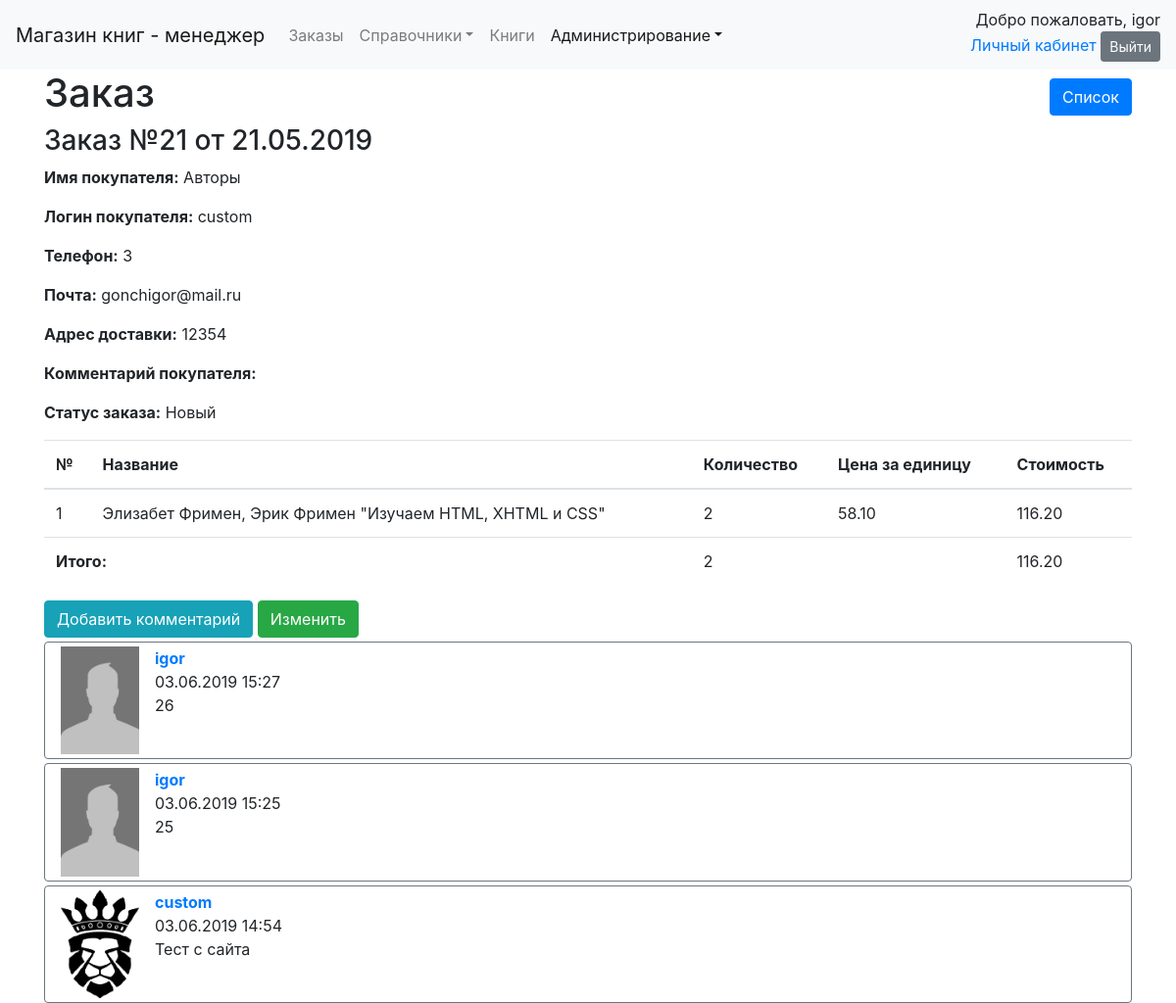
Screenshot of /order/all/21/ (signed in) with the database file from the repository.
### orderapp/models.py (models this page shows, shortened)
class Order(models.Model):
    cart = models.ForeignKey(Cart, on_delete=models.PROTECT, verbose_name='корзина', related_name='order',
                             related_query_name='order')
    status = models.ForeignKey(OrderStatus, on_delete=models.PROTECT, verbose_name='статус', related_name='order',
                               related_query_name='order')
    name = models.CharField(verbose_name='имя', max_length=50, help_text='Как к вам обращаться?')
    phone = models.CharField(max_length=15, verbose_name='телефон', help_text='Телефон для связи: +375(29)000-00-00')
    email = models.EmailField(verbose_name='email', blank=True, null=True,
                              help_text='Электронная почта: example@domain.com')
    delivery_adress = models.TextField(verbose_name='Адрес доставки',
                                       help_text='Пример: г. Минск, ул. Звездная, д. 1, кв. 7')
    comments = models.TextField(verbose_name='комментарий', blank=True, null=True)
    date_create = models.DateTimeField("Дата создания", auto_now_add=True, )
    date_update = models.DateTimeField("Дата последнего изменения", auto_now=True)
    user_comments = GenericRelation(Comment, related_query_name='order')
    def __str__(self):
        return "Заказ №" + str(self.pk) + " от " + self.date_create.strftime("%d.%m.%Y")
    @classmethod
    def get_list_url(cls):
        return reverse_lazy('order_list')
    class Meta:
        verbose_name = 'заказ'
        verbose_name_plural = 'заказы'
        permissions = [('manager', 'is_manager'), ]

### cartapp/models.py (models this page shows)
class Cart(models.Model):
    user = models.ForeignKey(User, on_delete=models.CASCADE, related_name='cart', related_query_name='cart', blank=True,
                             null=True)
    date_create = models.DateTimeField("Дата создания", auto_now_add=True, )
    date_update = models.DateTimeField("Дата последнего изменения", auto_now=True)
    @property
    def total_quantity(self):
        quantity = self.books.aggregate(models.Sum('quantity'))['quantity__sum']
        if quantity is None:
            return 0
        return quantity
    @property
    def total_cost(self):
        return sum(book.cost for book in self.books.all())
    class Meta:
        verbose_name = 'корзина'
        verbose_name_plural = 'корзины'

class BookInCart(models.Model):
    cart = models.ForeignKey(Cart, models.CASCADE, related_name='books', related_query_name='book')
    book = models.ForeignKey(Book, models.CASCADE, related_name='cart', related_query_name='cart')
    quantity = models.PositiveIntegerField('Количество', default=1)
    date_create = models.DateTimeField("Дата внесения", auto_now_add=True, )
    date_update = models.DateTimeField("Дата последнего изменения", auto_now=True)
    @property
    def cost(self):
        return self.quantity * self.book.price
    class Meta:
        verbose_name = 'книга в корзине'
        verbose_name_plural = 'книги в корзине'
        constraints = [
            models.UniqueConstraint(fields=['cart', 'book'], name='unique_book_in_cart'),
        ]

### dimensionsapp/models.py (models this page shows, shortened)
class Dimension(models.Model):
    name = models.CharField("Наименование", max_length=50, unique=True)
    description = models.TextField("Описание", blank=True, )
    class Meta:
        abstract = True
        ordering = ['name']

class OrderStatus(Dimension):
    class Meta(Dimension.Meta):
        verbose_name = 'статус заказа'
        verbose_name_plural = 'статусы заказа'

class Author(Dimension):
    biography = models.TextField("Биография", blank=True, )
    namePublic = models.CharField("Имя (для покупателя)", max_length=100)
    class Meta(Dimension.Meta):
        verbose_name = 'автор'
        verbose_name_plural = 'авторы'

### goodsapp/models.py (models this page shows, shortened)
class Book(models.Model):
    name = models.CharField("Название книги", max_length=200)
    image_field = models.ImageField("Фото обложки", blank=True, null=True, upload_to='bookimage')
    price = models.DecimalField("Цена (BYN)", max_digits=8, decimal_places=2)
    authors = models.ManyToManyField(referen.Author, verbose_name="Авторы")
    serie = models.ForeignKey(referen.Serie, on_delete=models.PROTECT, verbose_name="Серия", null=True, blank=True)
    jenre = models.ManyToManyField(referen.Jenre, verbose_name="Жанры")
    year_publishing = models.PositiveIntegerField("Год издания")
    count_pages = models.PositiveIntegerField("Количество страниц")
    binding = models.ForeignKey(referen.Binding, on_delete=models.PROTECT, verbose_name="Переплет")
    format_book = models.ForeignKey(referen.FormatBook, on_delete=models.PROTECT, verbose_name="Формат")
    isbn = models.CharField("ISBN", max_length=13)
    weight = models.FloatField("Вес (гр)")
    age_restrictions = models.ForeignKey(referen.AgeRestriction, verbose_name="Возрастные ограничения",
                                         on_delete=models.PROTECT, )
    publisher = models.ForeignKey(referen.PublishingHouse, on_delete=models.PROTECT, verbose_name="Издательство")
    count_books = models.PositiveIntegerField("Количество книг в наличии")
    is_active = models.BooleanField("Активный (доступен для заказа)", default=True)
    rate = models.FloatField("Рейтинг")
    date_create = models.DateTimeField("Дата внесения в каталог", auto_now_add=True, )
    date_update = models.DateTimeField("Дата последнего изменения карточки", auto_now=True)
    user_comments = GenericRelation(Comment, related_query_name='book')
    def description(self):
        return ', '.join([s.namePublic for s in self.authors.all()]) + " \"" + self.name + "\""
    class Meta:
        verbose_name = "книга"
        verbose_name_plural = "книги"

### commentsapp/models.py (models this page shows, shortened)
class Comment(models.Model):
    user = models.ForeignKey(User, models.CASCADE, verbose_name='Пользователь')
    comment_text = models.TextField(verbose_name='Текст')
    date_create = models.DateTimeField(verbose_name='дата', auto_now_add=True)
    content_type = models.ForeignKey(ContentType, on_delete=models.CASCADE)
    object_id = models.PositiveIntegerField()
    content_object = GenericForeignKey('content_type', 'object_id')
    class Meta:
        verbose_name = 'комментарий'
        verbose_name_plural = 'комментарии'
        ordering = ['-date_create']

### authapp/models.py (models this page shows)
class UserExt(models.Model):
    user = models.OneToOneField(User, models.CASCADE, related_query_name="extended",
                                related_name="extended")
    avatar = models.ImageField('аватар', blank=True, null=True, upload_to='avatars')
    phone = models.CharField('телефон', max_length=15)
    dop_info = models.TextField('дополнительная информация', blank=True, null=True)
    home_country = models.CharField('домашний адрес - страна', max_length=50, blank=True, null=True)
    home_city = models.CharField('домашний адрес - город', max_length=50, blank=True, null=True)
    home_index = models.CharField('домашний адрес - индекс', max_length=15, blank=True, null=True)
    home_adress1 = models.TextField('домашний адрес - адрес1', blank=True, null=True)
    home_adress2 = models.TextField('домашний адрес - адрес2', blank=True, null=True)
    class Meta:
        verbose_name = 'дополнительные параметры профиля'
        verbose_name_plural = 'дополнительные параметры профиля'

### orderapp/views.py (the view)
# urls.py: path('all/<int:pk>/', ManagerOrderDetailView.as_view(), name='order_detail'),
class ManagerOrderDetailView(ManagerDetailView):
    model = Order
    def get_context_data(self, **kwargs):
        context = super().get_context_data(**kwargs)
        context['comments'] = self.object.user_comments.all().order_by('-date_create')
        return context

### orderapp/templates/orderapp/order_detail.html (shortened to what this page needs)
{% extends 'dimension_detail.html' %}
{% load static %}
{% load comment_div %}
{% block navbar %}
    {% include 'navbar.html' with active="administration" %}
{% endblock %}
{% block page_name %}
    Заказ
{% endblock %}
{% block dimension %}
    <h3>{{ object }}</h3>
    <p><strong>Имя покупателя:</strong> {{ object.name }}</p>
    <p><strong>Логин покупателя:</strong> {{ object.cart.user|default_if_none:"anonymous user" }}</p>
    <p><strong>Телефон:</strong> {{ object.phone }}</p>
    {% if object.email %}
        <p><strong>Почта:</strong> {{ object.email }}</p>
    {% endif %}
    <p><strong>Адрес доставки:</strong> {{ object.delivery_adress }}</p>
    <p><strong>Комментарий покупателя:</strong> {{ object.comments }}</p>
    <p><strong>Статус заказа:</strong> {{ object.status.name }}</p>
    <table class="table">
        <thead>
        <tr>
            <th>№</th>
            <th>Название</th>
            <th>Количество</th>
            <th>Цена за единицу</th>
            <th>Стоимость</th>
        </tr>
        </thead>
        <tbody>
        {% for obj in object.cart.books.all %}
            <tr>
                <td>{{ forloop.counter }}</td>
                <td>{{ obj.book.description }}</td>
                <td>{{ obj.quantity }}</td>
                <td>{{ obj.book.price }}</td>
                <td>{{ obj.cost }}</td>
            </tr>
        {% endfor %}
        </tbody>
        <tfoot>
        <tr>
            <td colspan="2"><strong>Итого:</strong></td>
            <td>{{ object.cart.total_quantity }}</td>
            <td></td>
            <td>{{ object.cart.total_cost }}</td>
        </tr>
        </tfoot>
    </table>
{% endblock %}
{% block update %}
    <a href="{% url 'order_update' object.pk %}" class="btn btn-success">Изменить</a>
{% endblock %}
{% block comments %}
    {% for comment in comments %}
        {{  comment|comment_card:perms.orderapp.manager }}
    {% endfor %}
{% endblock %}
{% block comment_link %}
    <a href="{% url 'comments:create' 'order' object.pk %}" class="btn btn-info">Добавить комментарий</a>
{% endblock %}

### templates/navbar.html (shortened to what this page needs)
<header class="navbar navbar-expand-lg navbar-light bg-light">
    {% if perms.orderapp.manager %}
        <a class="navbar-brand" href="#">Магазин книг - менеджер</a>
    {% else %}
        <a class="navbar-brand" href="{% url 'main-page' %}">Магазин книг</a>
    {% endif %}
    <div class="collapse navbar-collapse" id="navbarSupportedContent">
        <ul class="navbar-nav mr-auto">
            {% if perms.orderapp.manager %}
                <li class="nav-item {% if active == 'order' %}active{% endif %}">
                    <a class="nav-link" href="{% url 'order_active_list' %}">Заказы</a>
                </li>
            {% endif %}
            {% if perms.orderapp.manager %}
                <li class="nav-item dropdown {% if active == 'dimension' %}active{% endif %}">
                    <a class="nav-link dropdown-toggle" href="{% url 'dimensions_list' %}" id="navbarDropdown"
                       role="button"
                       data-toggle="dropdown" aria-haspopup="true" aria-expanded="false">Справочники</a>
                </li>
            {% endif %}
            {% if perms.orderapp.manager %}
                <li class="nav-item {% if active == 'book' %}active{% endif %}">
                    <a class="nav-link" href="{% url 'book_list' %}">Книги</a>
                </li>
            {% endif %}
            {% if perms.orderapp.manager %}
                <li class="nav-item dropdown {% if active == 'administration' %}active{% endif %}">
                    <a class="nav-link dropdown-toggle" href="{% url 'dimensions_list' %}" id="navbarDropdown"
                       role="button"
                       data-toggle="dropdown" aria-haspopup="true" aria-expanded="false">Администрирование</a>
                </li>
            {% endif %}
        </ul>
        <div class="ml-3 text-right">
            {% if user.is_authenticated %}
                <span class="">Добро пожаловать, {{ user.username }}</span>
                <form action="{% url 'auth:log_out' %}" method="post">
                    <a href="{% url 'auth:user' %}">Личный кабинет</a>
                    <button class="btn btn-secondary btn-sm">Выйти</button>
                </form>
            {% else %}
                <span>Вы не вошли на сайт</span>
                <p class="m-0"><a href="{% url 'auth:register' %}">Регистрация</a> <a
                        href="{% url 'auth:log_in' %}?next={{ view.request.path }}">Вход</a></p>
            {% endif %}
        </div>
    </div>
</header>

### rows the page displays
Order: id+date_create "Заказ №21 от 21.05.2019", name "Авторы", cart.user "custom", phone "3", email "gonchigor@mail.ru", delivery_adress "12354", status.name "Новый", cart.total_quantity "2", cart.total_cost "116.20"
BookInCart: book.description "Элизабет Фримен, Эрик Фримен \"Изучаем HTML, XHTML и CSS\"", quantity "2", book.price "58.10", cost "116.20"
Comment: user+date_create+comment_text (placeholder picture), user+date_create+comment_text "igor 03.06.2019 15:27 26"
Comment: user+date_create+comment_text (placeholder picture), user+date_create+comment_text "igor 03.06.2019 15:25 25"
Comment: user+date_create+comment_text (picture), user+date_create+comment_text "custom 03.06.2019 14:54 Тест с сайта"

### other values shown
{{ user.username }} "igor"
